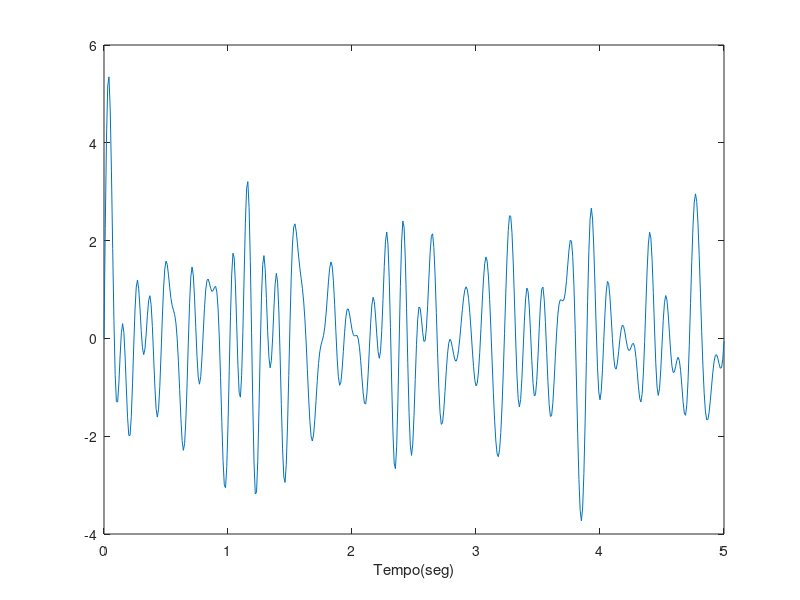

Recreate this plot in MATLAB.
close all
clc
clear

t = [0:0.01:5]';
y = zeros(size(t));
for k=1:10
    ampli = rand(1,1)*0.5 + 0.5;
    freqi = rand(1,1)*9 + 1;
    y = y + (rand(1,1)*0.5 + 0.5)*sin(2*pi*(rand(1,1)*9 + 1)*t);
end

plot(t,y);
xlabel('Tempo(seg)');
